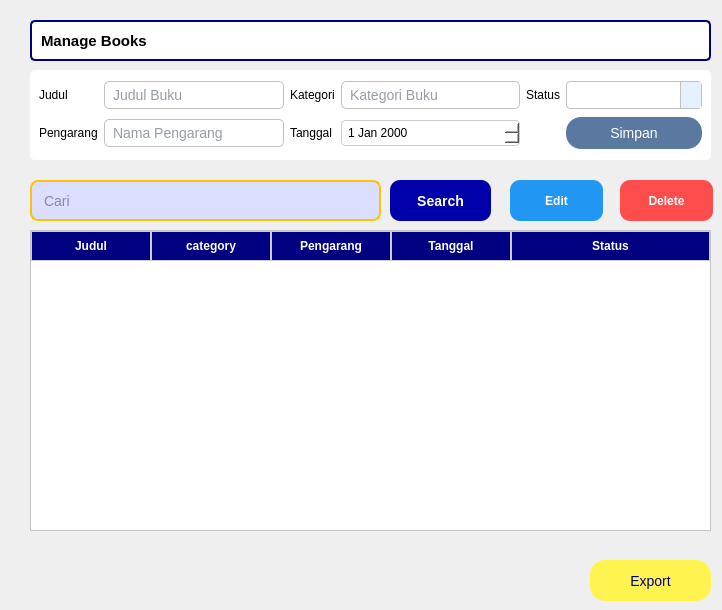
       <widget class="QWidget" name="page_3">
        <widget class="QFrame" name="frame_2">
         <property name="geometry">
          <rect>
           <x>30</x>
           <y>70</y>
           <width>681</width>
           <height>90</height>
          </rect>
         </property>
         <property name="styleSheet">
          <string notr="true">background-color: rgb(255, 255, 255);
border-radius: 5px;                         
</string>
         </property>
         <property name="frameShape">
          <enum>QFrame::StyledPanel</enum>
         </property>
         <property name="frameShadow">
          <enum>QFrame::Raised</enum>
         </property>
         <layout class="QGridLayout" name="gridLayout">
          <item row="0" column="2">
           <widget class="QLineEdit" name="lineEdit">
            <property name="styleSheet">
             <string notr="true">QLineEdit {
    background-color: #ffffff;
    border: 1px solid #C0C0C0;
    padding: 4px 6px;
    font-size: 14px;
    color: #2D3A4B;
}

QLineEdit:focus {
    border: 1px solid #7AA9FF;  /* garis fokus biru muda */
    background-color: #f9fcff;  /* sedikit highlight pas fokus */
}
</string>
            </property>
            <property name="placeholderText">
             <string>Judul Buku</string>
            </property>
           </widget>
          </item>
          <item row="0" column="0">
           <widget class="QLabel" name="label">
            <property name="text">
             <string>Judul</string>
            </property>
           </widget>
          </item>
          <item row="0" column="4">
           <widget class="QLineEdit" name="lineEdit_7">
            <property name="styleSheet">
             <string notr="true">QLineEdit {
    background-color: #ffffff;
    border: 1px solid #C0C0C0;
    padding: 4px 6px;
    font-size: 14px;
    color: #2D3A4B;
}

QLineEdit:focus {
    border: 1px solid #7AA9FF;  /* garis fokus biru muda */
    background-color: #f9fcff;  /* sedikit highlight pas fokus */
}
</string>
            </property>
            <property name="placeholderText">
             <string>Kategori Buku</string>
            </property>
           </widget>
          </item>
          <item row="2" column="2">
           <widget class="QLineEdit" name="lineEdit_2">
            <property name="styleSheet">
             <string notr="true">QLineEdit {
    background-color: #ffffff;
    border: 1px solid #C0C0C0;
    padding: 4px 6px;
    font-size: 14px;
    color: #2D3A4B;
}

QLineEdit:focus {
    border: 1px solid #7AA9FF;  /* garis fokus biru muda */
    background-color: #f9fcff;  /* sedikit highlight pas fokus */
}
</string>
            </property>
            <property name="placeholderText">
             <string>Nama Pengarang</string>
            </property>
           </widget>
          </item>
          <item row="0" column="3">
           <widget class="QLabel" name="label_2">
            <property name="text">
             <string>Kategori</string>
            </property>
           </widget>
          </item>
          <item row="2" column="0">
           <widget class="QLabel" name="label_12">
            <property name="text">
             <string>Pengarang</string>
            </property>
           </widget>
          </item>
          <item row="0" column="5">
           <widget class="QLabel" name="label_4">
            <property name="text">
             <string>Status</string>
            </property>
           </widget>
          </item>
          <item row="2" column="3">
           <widget class="QLabel" name="label_3">
            <property name="text">
             <string>Tanggal</string>
            </property>
           </widget>
          </item>
          <item row="0" column="6">
           <widget class="QComboBox" name="comboBox">
            <property name="styleSheet">
             <string notr="true">QComboBox {
    background-color: #ffffff;
    border: 1px solid #C0C0C0;
    padding: 4px 6px;
    font-size: 14px;
    color: #2D3A4B;
    border-radius: 4px;
}

QComboBox:focus {
    border: 1px solid #7AA9FF;
    background-color: #f9fcff;
}

QComboBox::drop-down {
    subcontrol-origin: padding;
    subcontrol-position: top right;
    width: 20px;
    border-left: 1px solid #C0C0C0;
    background-color: #e6f0ff;
}

QComboBox::down-arrow {
    image: url(:/con/arrow_down.png); /* opsional, bisa hapus kalau ga ada */
    width: 12px;
    height: 12px;
}

QComboBox QAbstractItemView {
    background-color: #ffffff;
    border: 1px solid #C0C0C0;
    selection-background-color: #dceaff;
    selection-color: #2D3A4B;
}
</string>
            </property>
            <property name="editable">
             <bool>true</bool>
            </property>
            <item>
             <property name="text">
              <string/>
             </property>
            </item>
            <item>
             <property name="text">
              <string>Tersedia</string>
             </property>
            </item>
            <item>
             <property name="text">
              <string>Belum Tersedia</string>
             </property>
            </item>
           </widget>
          </item>
          <item row="2" column="4">
           <widget class="QDateEdit" name="dateEdit">
            <property name="styleSheet">
             <string notr="true">QDateEdit {
    padding: 4px;
    border: 1px solid #ccc;
    border-radius: 4px;
}

QDateEdit::down-arrow {
    image: url(:/icon/arrow_down2.png);
    width: 14px;
    height: 14px;
}
QDateEdit::up-arrow {
    image: url(:/icon/arrow_up.png);
    width: 14px;
    height: 14px;
}

QDateEdit::drop-down {
    subcontrol-origin: padding;
    subcontrol-position: top right;
    width: 20px;
    border-left: 1px solid #ccc;
}
</string>
            </property>
           </widget>
          </item>
          <item row="2" column="6">
           <widget class="QPushButton" name="pushButton">
            <property name="styleSheet">
             <string notr="true">background-color: rgb(129, 158, 196); /* biru keabu-an lembut */
    color: white;
    border: none;
    border-radius: 15px;
    padding: 8px 20px;
    font-size: 14px;
background-color: rgb(139, 168, 210);
    background-color: rgb(90, 120, 160); /* lebih gelap pas ditekan */</string>
            </property>
            <property name="text">
             <string>Simpan</string>
            </property>
           </widget>
          </item>
         </layout>
        </widget>
        <widget class="QTableWidget" name="tableWidget">
         <property name="geometry">
          <rect>
           <x>30</x>
           <y>230</y>
           <width>681</width>
           <height>301</height>
          </rect>
         </property>
         <property name="focusPolicy">
          <enum>Qt::NoFocus</enum>
         </property>
         <property name="styleSheet">
          <string notr="true">QHeaderView::section {
    background-color: #000080;  
    color: #ffffff;            
    padding: 5px;
    border: 1px solid #CCCCCC;
    font-weight: bold;
}

QTableWidget {
    background-color: #ffffff;             
    alternate-background-color: #EAF4FC;   
}

</string>
         </property>
         <property name="alternatingRowColors">
          <bool>true</bool>
         </property>
         <property name="showGrid">
          <bool>false</bool>
         </property>
         <attribute name="horizontalHeaderDefaultSectionSize">
          <number>120</number>
         </attribute>
         <attribute name="horizontalHeaderMinimumSectionSize">
          <number>50</number>
         </attribute>
         <attribute name="horizontalHeaderStretchLastSection">
          <bool>true</bool>
         </attribute>
         <attribute name="verticalHeaderVisible">
          <bool>false</bool>
         </attribute>
         <column>
          <property name="text">
           <string>Judul</string>
          </property>
         </column>
         <column>
          <property name="text">
           <string>category</string>
          </property>
         </column>
         <column>
          <property name="text">
           <string>Pengarang</string>
          </property>
         </column>
         <column>
          <property name="text">
           <string>Tanggal</string>
          </property>
         </column>
         <column>
          <property name="text">
           <string>Status</string>
          </property>
         </column>
        </widget>
        <widget class="QPushButton" name="pushButton_2">
         <property name="geometry">
          <rect>
           <x>590</x>
           <y>560</y>
           <width>121</width>
           <height>41</height>
          </rect>
         </property>
         <property name="styleSheet">
          <string notr="true">QPushButton {
    color: #000080;
    border: none;
    border-radius: 15px;
    padding: 8px 20px;
    font-size: 14px;
    background-color: rgb(255, 244, 79);
}


QPushButton:hover {
    background-color: rgb(255, 230, 50); 
}

/* Pressed state */
QPushButton:pressed {
    background-color: rgb(240, 220, 30);  
}
</string>
         </property>
         <property name="text">
          <string>Export</string>
         </property>
         <property name="icon">
          <iconset>
           <normaloff>export.png</normaloff>export.png</iconset>
         </property>
        </widget>
        <widget class="QLabel" name="label_7">
         <property name="geometry">
          <rect>
           <x>30</x>
           <y>20</y>
           <width>681</width>
           <height>41</height>
          </rect>
         </property>
         <property name="font">
          <font>
           <pointsize>11</pointsize>
           <weight>75</weight>
           <bold>true</bold>
          </font>
         </property>
         <property name="styleSheet">
          <string notr="true">QLabel {
    border: 2px solid #000080;    
    border-radius: 5px;           
    padding: 5px;                 
    background-color: #ffffff;     
}
</string>
         </property>
         <property name="text">
          <string>Manage Books</string>
         </property>
        </widget>
        <widget class="QLineEdit" name="searchLineEdit">
         <property name="geometry">
          <rect>
           <x>30</x>
           <y>180</y>
           <width>351</width>
           <height>41</height>
          </rect>
         </property>
         <property name="statusTip">
          <string/>
         </property>
         <property name="styleSheet">
          <string notr="true">QLineEdit {
    padding: 6px 10px;
    border: 2px solid #FFC107; 
    border-radius: 8px;
	background-color: rgb(220, 222, 255);
    color: #333;
    font-size: 14px;
}
QLineEdit:focus {
    border: 2px solid #FFB300;
    background-color: #fff9cc;
}
</string>
         </property>
         <property name="placeholderText">
          <string>Cari</string>
         </property>
        </widget>
        <widget class="QPushButton" name="pushButton_10">
         <property name="geometry">
          <rect>
           <x>390</x>
           <y>180</y>
           <width>101</width>
           <height>41</height>
          </rect>
         </property>
         <property name="styleSheet">
          <string notr="true">QPushButton {
    padding: 6px 6px;
    background-color: #0000aa;
    border: none;
    border-radius: 10px;
    color: white;
    font-weight: bold;
    font-size: 14px;
}
QPushButton:hover {
    background-color: #79a8ff;
}
QPushButton:pressed {
    background-color: #FFA000;
}
</string>
         </property>
         <property name="text">
          <string>Search</string>
         </property>
         <property name="icon">
          <iconset>
           <normaloff>search.png</normaloff>search.png</iconset>
         </property>
        </widget>
        <widget class="QPushButton" name="pushButton_11">
         <property name="geometry">
          <rect>
           <x>510</x>
           <y>180</y>
           <width>93</width>
           <height>41</height>
          </rect>
         </property>
         <property name="styleSheet">
          <string notr="true">QPushButton {
    background-color: #2196F3;  
    color: white;
    padding: 6px;
    border: none;
    border-radius: 10px;
    font-weight: bold;
}
QPushButton:hover {
    background-color: #1976D2;
}
QPushButton:pressed {
    background-color: #0D47A1;
}
</string>
         </property>
         <property name="text">
          <string>Edit</string>
         </property>
         <property name="icon">
          <iconset>
           <normaloff>edit.png</normaloff>edit.png</iconset>
         </property>
        </widget>
        <widget class="QPushButton" name="pushButton_12">
         <property name="geometry">
          <rect>
           <x>620</x>
           <y>180</y>
           <width>93</width>
           <height>41</height>
          </rect>
         </property>
         <property name="styleSheet">
          <string notr="true">QPushButton {
    background-color: #FF4C4C; 
    color: white;
    padding: 6px;
    border: none;
    border-radius: 10px;
    font-weight: bold;
}
QPushButton:hover {
    background-color: #E53935;
}
QPushButton:pressed {
    background-color: #C62828;  
}
</string>
         </property>
         <property name="text">
          <string>Delete</string>
         </property>
         <property name="icon">
          <iconset>
           <normaloff>delete.png</normaloff>delete.png</iconset>
         </property>
        </widget>
       </widget>
